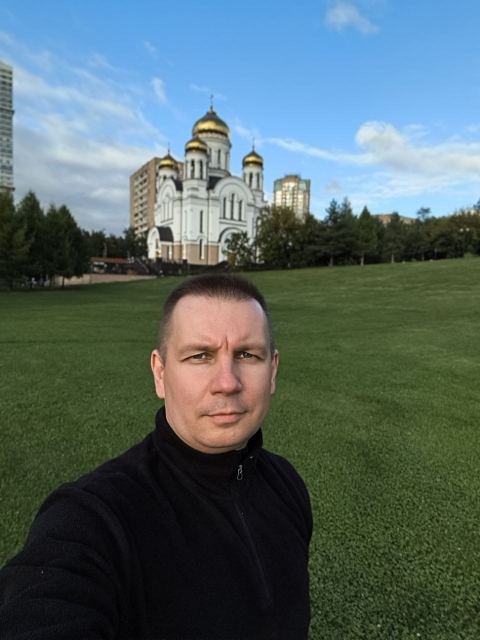
#> input picture workspace/assets/photos/author/author.jpg, 960 x 1280 px (shown at 1/2 size)
$ python -i insert_gate.py   (imports and definitions only)
#> lines starting #> are read from the running program, lines starting #| are printed output that depends on the picture; after the words box and inside, x2 and y2 are one past the last pixel; in counts of white or black regions, pixels touching at a corner belong together
#> further down, picture is the input picture: shape (1280, 960, 3); mean B, G, R 102.2, 102.4, 83.9
#!/usr/bin/env python3
"""HARD-гейт вставки: покадровый скан КАЖДОГО кадра на присутствие автора.
Стратегия автора (по решению автора): не правило-заметка, а машинный бенчмарк по миллисекундам,
без PASS этого гейта композит не собирается.

Проверки на каждом кадре (30fps, без пропусков):
1. Лицо: OpenCV YuNet (models/yunet.onnx). Любое лицо в любом кадре = FAIL.
2. Skin-ratio: доля скин-тон пикселей > порога = FAIL (ловит руки/волосы/кожу без лица).
3. Торцы (первые/последние 12 кадров): строгий режим - skin-порог вдвое ниже
   (транзишн-флеши автора живут на торцах).

4. --expect-static-margins (для окно-вставок window_insert.py): поля кадра = НАШ статичный
   фон, любое движение в полях = вокруг окна протекло живое видео автора = FAIL.

Usage: insert_gate.py <insert.mp4> [--skin-max 0.06] [--edge-frames 12] [--expect-static-margins]
Exit 0 = PASS, exit 1 = FAIL со списком кадров.
Брендовые оранж/беж фоны автора дают ложный skin (YCrCb): после визуальной верификации
кадров глазами допускается явный override --skin-max с пометкой в отчёте.
"""
import argparse, os, subprocess, sys, tempfile
import numpy as np
import cv2

MODEL = os.path.expanduser("~/.claude/skills/talking-head-replica/models/yunet.onnx")
FF = "ffmpeg"

def skin_ratio(bgr):
    # классический YCrCb-детектор кожи; работает по даунскейлу для скорости
    small = cv2.resize(bgr, (270, 480))
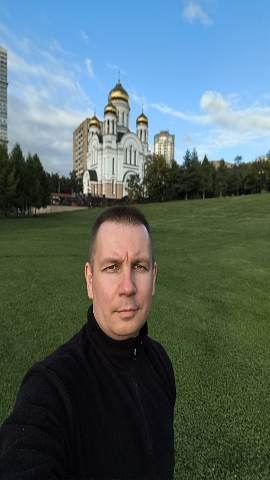
#> small: shape (480, 270, 3); mean B, G, R 102.2, 102.4, 83.8
    ycrcb = cv2.cvtColor(small, cv2.COLOR_BGR2YCrCb)
#> ycrcb: shape (480, 270, 3); mean of channels 0, 1, 2 96.8, 118.7, 131
    mask = cv2.inRange(ycrcb, (30, 133, 77), (255, 173, 127))
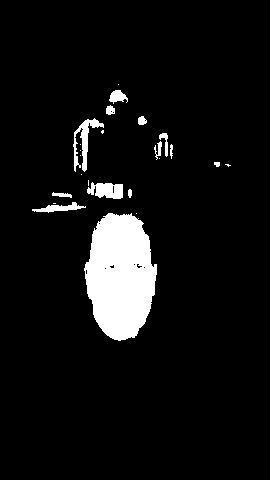
#> mask: shape (480, 270); 6.8% white; 24 white regions (11 under 20 px), largest, box (x1, y1, x2, y2) and area: (84, 213, 157, 341) 6945, (73, 118, 104, 172) 527, (87, 182, 123, 199) 442
    return float(np.count_nonzero(mask)) / mask.size

# [50 lines left out: function main, not called in this run]

# [2 lines not run here, left out]

>>> import cv2
>>> picture = cv2.imread('../../../../workspace/assets/photos/author/author.jpg')
>>> result = skin_ratio(picture)
#> result = 0.068
